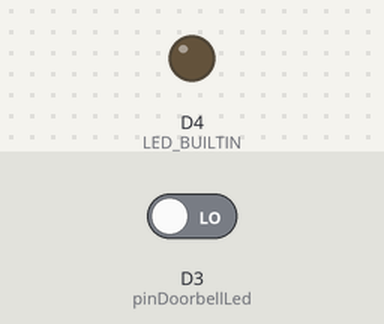
Recording of a sketch running on a simulated ESP8266 (NodeMCU). Parts: output pins drawn as LEDs (lit = HIGH, except the on-board LED, lit = LOW). The inputs (shaded band) are chosen by the test bench; at power-on: D3 (pinDoorbellLed) LOW. WiFi joins after 1.5 s; servers stay silent unless stated; uploads are accepted with an empty reply; what the sketch prints to the serial monitor is not drawn.

Above: at 2.7 s.
2.8 s: D3 (pinDoorbellLed) driven HIGH
At 2.9 s:
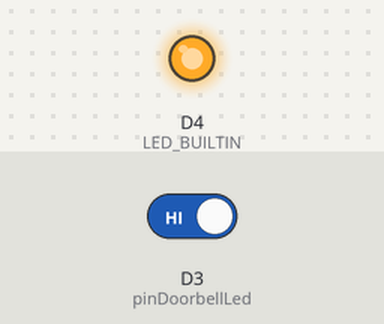
Timing chart, 0 to 5.8 s (numbered marks = the images above; inputs shaded):
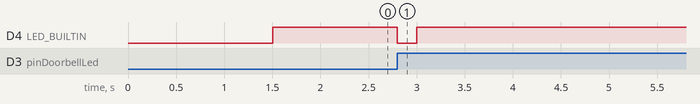

The sketch:

doorbell_v4.ino
```cpp
// When the doorbell LED lights up, hit a website.

#include <ESP8266WiFi.h>
#include <ESP8266HTTPClient.h>

String lastUpdate = "11 July, 2018";

// WiFi Details
const char* ssid = "XXX";
const char* password = "XXX";

// The URL to hit when the doorbell is pressed
String urlDoorbell = "http://example.com/doorbell.php?id=FRONT-DOOR";

// This is the pin the doorbell LED is connected to
int pinDoorbellLed = D3;

// A reset function, to reboot the device
void(* resetFunc) (void) = 0; //declare reset function at address 0

void setup () {
  // Set up IO
  pinMode(pinDoorbellLed, INPUT);
  pinMode(LED_BUILTIN, OUTPUT);
  digitalWrite(LED_BUILTIN, LOW); // Turn the LED on

  // Connect to WiFi
  Serial.begin(115200);

  Serial.println("DOORBELL");
  Serial.println("LAST UPDATED: " + lastUpdate + "\n");

  Serial.print("Connecting");
  WiFi.begin(ssid, password);
  while (WiFi.status() != WL_CONNECTED) {
    delay(500);
    Serial.print(".");
  }
  Serial.println("");
  Serial.print("Connected! IP: ");
  Serial.println(WiFi.localIP());
  WiFi.printDiag(Serial);
  digitalWrite(LED_BUILTIN, HIGH);  // Turn the LED off
  Serial.println("");
  Serial.println("Waiting for doorbell...");
}

void loop() {

  // If for some reason we're not on the WiFi, reboot!
  if (WiFi.status() != WL_CONNECTED) {
    resetFunc(); //call reset
  }

  // If the doorbell is pressed, its LED turns on, and triggers this:
  if (digitalRead(pinDoorbellLed) == 1) {
    digitalWrite(LED_BUILTIN, LOW); // Turn the LED on
    Serial.println("DING DONG!");

    HTTPClient http;
    http.begin(urlDoorbell);
    http.GET();
    Serial.println("Notification sent to: " + urlDoorbell);
    http.end();

    digitalWrite(LED_BUILTIN, HIGH);  // Turn the LED off
    Serial.println("Waiting for 15 seconds...");
    delay(15000); // This is to allow the doorbell chime to sound, and to also debounce the button!
    Serial.println("");
    Serial.println("Waiting for doorbell...");
  }

}
```

Measured:
- after the input at 2.8 s, D4 (LED_BUILTIN): HIGH → LOW at once, → HIGH 0.20 s later
